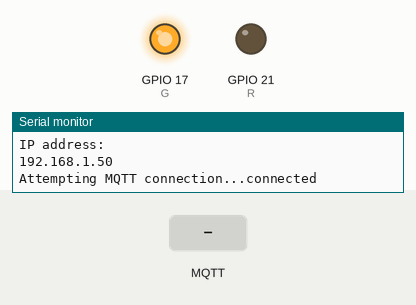
The sketch below on a simulated ESP32. On the bench: output pins drawn as LEDs (lit = HIGH), the last lines printed to the serial monitor. The inputs (shaded band) are chosen by the test bench. WiFi joins after 1.5 s; servers stay silent unless stated; no MQTT or app messages arrive unless stated.

Above: at 5.2 s.
5.3 s: MQTT message "r" arrives on the first subscribed topic
At 6.4 s:
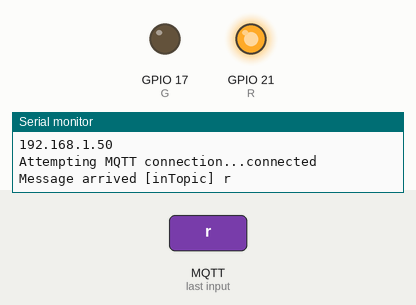
6.8 s: MQTT message "1" arrives on the first subscribed topic
At 7.6 s:
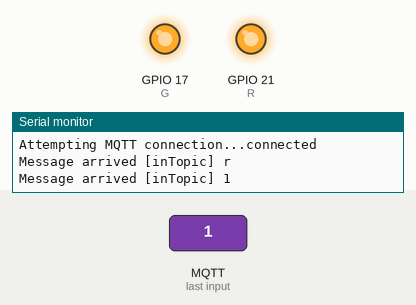
8.3 s: MQTT message "v" arrives on the first subscribed topic
At 8.7 s:
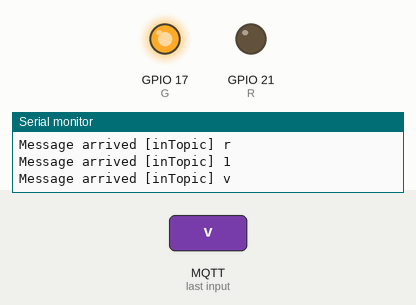
9.8 s: MQTT message "0" arrives on the first subscribed topic
At 11.0 s:
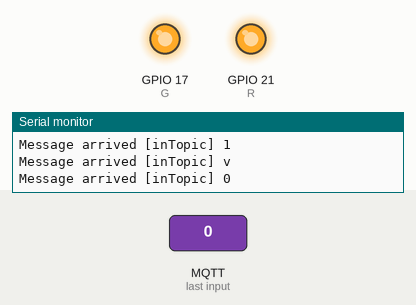
Timing chart, 0 to 12.3 s (numbered marks = the images above; inputs shaded):
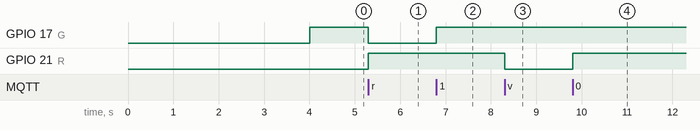

Measured:
- after the input at 5.3 s, GPIO 17 (G): HIGH → LOW at once; GPIO 21 (R): LOW → HIGH at once
- after the input at 6.8 s, GPIO 17 (G): LOW → HIGH at once
- after the input at 8.3 s, GPIO 21 (R): HIGH → LOW at once
- after the input at 9.8 s, GPIO 21 (R): LOW → HIGH at once

The sketch:

ex2.ino
```cpp
#include <WiFiUdp.h>
// #include <NTPClient.h> // si requete NTP
#include <HTTPClient.h>
#include <SPI.h>
#include <PubSubClient.h>
const char *networkName = "OCPM"; // SSID de votre access point Wifi
const char* mqtt_server = "192.168.199.188";
const char R = 21;
const char G = 17;

WiFiClient espClient;
PubSubClient client(espClient);
unsigned long lastMsg = 0;
#define MSG_BUFFER_SIZE  (50)
char msg[MSG_BUFFER_SIZE];
int value = 0;

void callback(char* topic, byte* payload, unsigned int length) {
  Serial.print("Message arrived [");
  Serial.print(topic);
  Serial.print("] ");
  for (int i=0;i<length;i++) {
    Serial.print((char)payload[i]);
  }
  Serial.println();
  if ((char)payload[0] == 'r') {
    digitalWrite(G, 0);
    digitalWrite(R, 1);
  } else if ((char)payload[0] == 'v') {
    digitalWrite(G, 1);
    digitalWrite(R, 0);
  } else {
    digitalWrite(G, 1);
    digitalWrite(R, 1);
  }
}


void reconnect() {
  // Loop until we're reconnected
  while (!client.connected()) {
    Serial.print("Attempting MQTT connection...");
    // Attempt to connect
    if (client.connect("arduinoClient")) {
      Serial.println("connected");
      // Once connected, publish an announcement...
      client.publish("meteo/test","test");
      // ... and resubscribe
      client.subscribe("inTopic");
      client.subscribe("meteo/vigilance");
    } else {
      Serial.print("failed, rc=");
      Serial.print(client.state());
      Serial.println(" try again in 5 seconds");
      // Wait 5 seconds before retrying
      delay(5000);
    }
  }
}

void setup() {
    Serial.begin(115200);
    analogSetPinAttenuation(A3, ADC_0db);
    //DO NOT TOUCH
    // This is here to force the ESP32 to reset the WiFi and initialise correctly.
    WiFi.disconnect(true);
    delay(1000);
    WiFi.mode(WIFI_STA);
    delay(1000);
    // End silly stuff !!
    // connect to Access Point with password
    //WiFi.begin(networkName, networkPswd);
    // connect to Open Access Point without password
    WiFi.begin(networkName);
    Serial.printf("Try connexion to %s\n", networkName);
    long signalStrength;
    while (WiFi.status() != WL_CONNECTED) {
    delay(1000);
    signalStrength = WiFi.RSSI();
    Serial.printf("RSSi: %ld dBm\n",signalStrength);
}
  // now connected to WiFi, got IP from DHCP
    Serial.println("IP address: ");
    Serial.println(WiFi.localIP());

    client.setServer(mqtt_server, 1883);
    client.setCallback(callback);
    pinMode(R, OUTPUT);
    pinMode(G, OUTPUT);

    digitalWrite(G, 1);
}

float convert2Temp(int val) {
    float value = (float) val/1088;
    float result = (value - 0.25) / (0.028);
    return (result);
}

void loop() {
  if (!client.connected()) {
    reconnect();
  }
  client.loop();
  /*int lum = analogRead(A3);
  float temp = convert2Temp(analogRead(A4));
  char luminosity[5];
  sprintf(luminosity, "%d", lum);
  char temperature[10];
  sprintf(temperature, "%f", temp);
  client.publish("meteo/tp2/simon/temperature",temperature);
  client.publish("meteo/tp2/simon/luminosity",luminosity);
  Serial.print("Temperature :");
  Serial.print(temperature);
  Serial.print(" Luminosite : ");
  Serial.println(luminosity);
  delay(5000);*/
}
```
